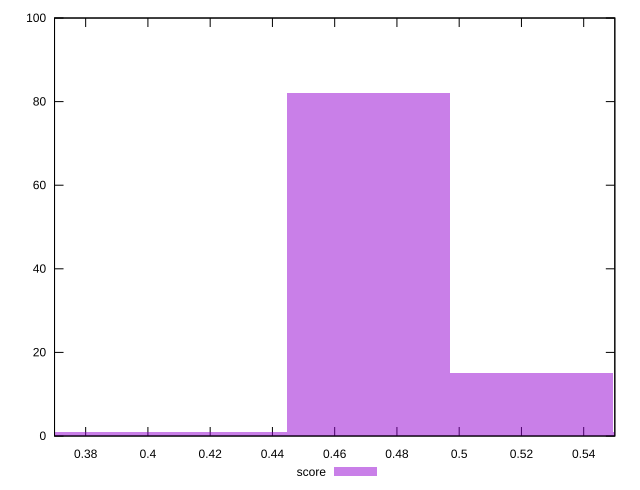

This figure's gnuplot source:
reset

$score <<EOF
0.41866835496499505 1
0.4710018993356194 82
0.5233354437062439 15
0.3663348105943707 1
0.5756689880768682 1
EOF

set key outside below
set boxwidth 0.05233354437062438
set xrange [0.37:0.55]
set yrange [0:100]
set trange [0:100]
set style fill transparent solid 0.5 noborder
set terminal svg size 640, 490 enhanced background rgb 'white'
set output "reports/report_00033_2021-03-01T14-23-16.841Z/first-cpu-idle/samples/astro-cached/score/histogram.svg"

plot $score title "score" with boxes

reset
